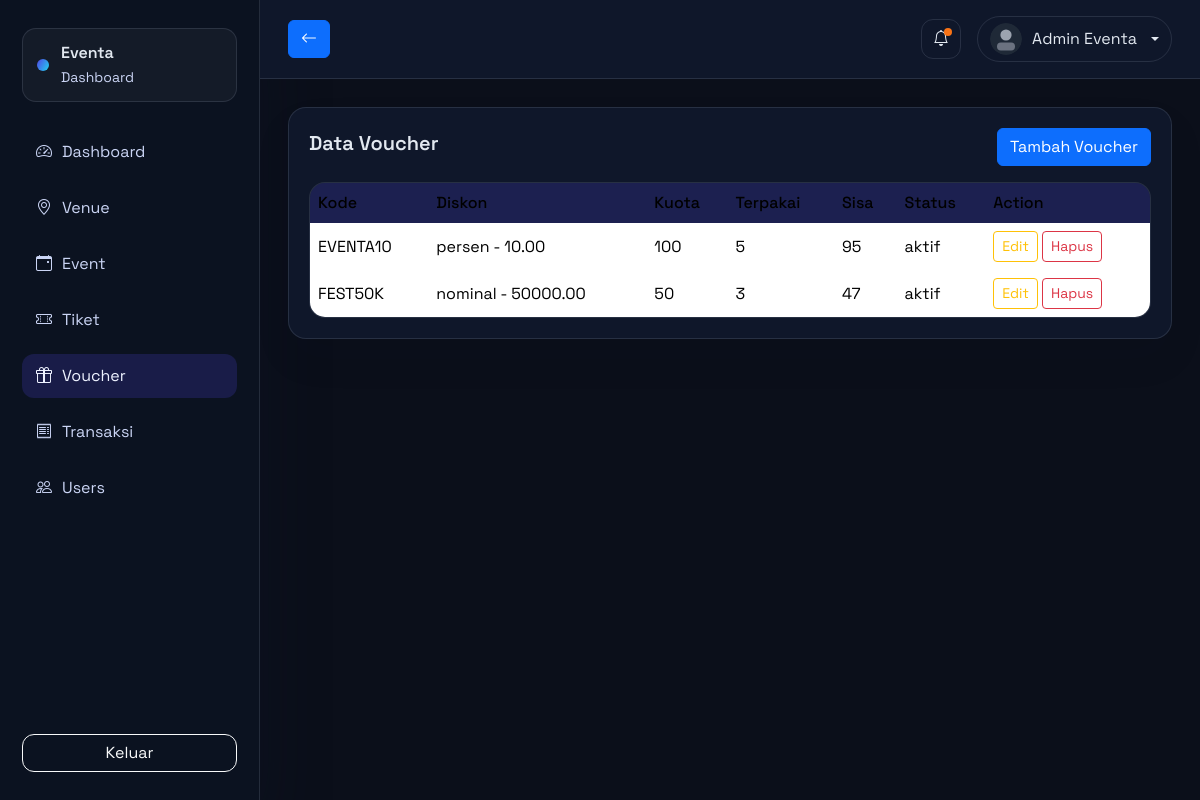
Screenshot of /admin/vouchers.php (signed in) with the database file from the repository.
### tables this page shows
CREATE TABLE voucher (
    id_voucher INT AUTO_INCREMENT PRIMARY KEY,
    kode_voucher VARCHAR(50) UNIQUE,
    jenis_diskon ENUM('persen','nominal'),
    nilai_diskon DECIMAL(12,2),
    minimum_transaksi DECIMAL(12,2),
    maksimal_diskon DECIMAL(12,2),
    tanggal_mulai DATE,
    tanggal_expired DATE,
    kuota_voucher INT DEFAULT 0,
    voucher_digunakan INT DEFAULT 0,
    status_voucher ENUM('aktif','nonaktif') DEFAULT 'aktif',
    created_at TIMESTAMP DEFAULT CURRENT_TIMESTAMP
);

### config/helpers.php (called while the page is built, shortened)
<?php
function base_url(string $path = ''): string
{
    $url = rtrim(BASE_URL, '/') . '/' . ltrim($path, '/');
    return str_replace(' ', '%20', $url);
}
function e($value): string
{
    return htmlspecialchars((string)$value, ENT_QUOTES, 'UTF-8');
}

### admin/vouchers.php (the view, shortened to what this page needs)
<?php
require_once __DIR__ . '/../components/admin_header.php';
$vouchers = $pdo->query("SELECT * FROM voucher ORDER BY created_at DESC")->fetchAll();
?>
<div class="card-glass">
  <div class="d-flex justify-content-between align-items-center mb-3">
    <h5 class="fw-semibold">Data Voucher</h5>
    <a class="btn btn-primary" href="<?php echo base_url('admin/voucher_form.php'); ?>">Tambah Voucher</a>
  </div>
  <div class="table-modern">
    <table class="table table-borderless align-middle mb-0">
      <thead>
        <tr>
          <th>Kode</th>
          <th>Diskon</th>
          <th>Kuota</th>
          <th>Terpakai</th>
          <th>Sisa</th>
          <th>Status</th>
          <th>Action</th>
        </tr>
      </thead>
      <tbody>
        <?php foreach ($vouchers as $voucher): ?>
          <tr>
            <td><?php echo e($voucher['kode_voucher']); ?></td>
            <td><?php echo e($voucher['jenis_diskon']); ?> - <?php echo e($voucher['nilai_diskon']); ?></td>
            <?php
              $used = (int)$voucher['voucher_digunakan'];
              $quota = (int)$voucher['kuota_voucher'];
              $remaining = max(0, $quota - $used);
              $expired = $voucher['tanggal_expired'] && strtotime($voucher['tanggal_expired']) < strtotime(date('Y-m-d'));
              $statusLabel = $expired ? 'expired' : $voucher['status_voucher'];
            ?>
            <td><?php echo $quota; ?></td>
            <td><?php echo $used; ?></td>
            <td><?php echo $remaining; ?></td>
            <td><?php echo e($statusLabel); ?></td>
            <td>
              <a class="btn btn-sm btn-outline-warning" href="<?php echo base_url('admin/voucher_form.php?id=' . $voucher['id_voucher']); ?>">Edit</a>
              <a class="btn btn-sm btn-outline-danger" href="<?php echo base_url('admin/voucher_delete.php?id=' . $voucher['id_voucher']); ?>" onclick="return confirm('Hapus voucher ini?');">Hapus</a>
            </td>
          </tr>
        <?php endforeach; ?>
      </tbody>
    </table>
  </div>
</div>
<?php require_once __DIR__ . '/../components/admin_footer.php'; ?>

### assets/css/dashboard.css (style rules this page uses)
:root { --dash-bg: #0b0f1a; --dash-card: #101827; --dash-border: rgba(148, 163, 184, 0.18); --dash-text: #e2e8f0; --dash-muted: #94a3b8; --dash-primary: #4f46e5; --dash-accent: #22d3ee; }
.dashboard-body { font-family: "Space Grotesk", "Sora", system-ui, sans-serif; background: #f5f7fb; color: #1f2937; }
.dashboard-body.admin-theme { background: var(--dash-bg); color: var(--dash-text); }
.card-glass { background: white; border: 1px solid var(--dash-border); border-radius: 18px; padding: 20px; box-shadow: 0 20px 40px rgba(15, 23, 42, 0.06); }
.dashboard-body.admin-theme .card-glass { background: #0f172a; color: var(--dash-text); }
.table-modern { background: white; border-radius: 16px; overflow: hidden; border: 1px solid var(--dash-border); }
.dashboard-body.admin-theme .table-modern { background: #0f172a; }
.table-modern table { margin: 0; color: inherit; }
.table-modern th { background: rgba(79, 70, 229, 0.08); font-weight: 500; }
.dashboard-body.admin-theme .table-modern th { background: rgba(79, 70, 229, 0.2); }

### rows the page displays
voucher: kode_voucher "EVENTA10", jenis_diskon "persen", nilai_diskon "10.00", kuota_voucher "100", voucher_digunakan "5", remaining "95", status_voucher "aktif"
voucher: kode_voucher "FEST50K", jenis_diskon "nominal", nilai_diskon "50000.00", kuota_voucher "50", voucher_digunakan "3", remaining "47", status_voucher "aktif"

### other values shown
$user['nama'] "Admin Eventa"
